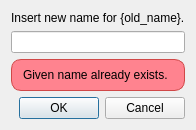
<?xml version="1.0" encoding="UTF-8"?>
<ui version="4.0">
 <class>Dialog</class>
 <widget class="QDialog" name="Dialog">
  <property name="geometry">
   <rect>
    <x>0</x>
    <y>0</y>
    <width>500</width>
    <height>170</height>
   </rect>
  </property>
  <property name="sizePolicy">
   <sizepolicy hsizetype="Preferred" vsizetype="Minimum">
    <horstretch>0</horstretch>
    <verstretch>0</verstretch>
   </sizepolicy>
  </property>
  <property name="minimumSize">
   <size>
    <width>500</width>
    <height>0</height>
   </size>
  </property>
  <property name="windowTitle">
   <string>New Name</string>
  </property>
  <layout class="QVBoxLayout" name="verticalLayout">
   <property name="sizeConstraint">
    <enum>QLayout::SetFixedSize</enum>
   </property>
   <item>
    <widget class="QLabel" name="label">
     <property name="sizePolicy">
      <sizepolicy hsizetype="Preferred" vsizetype="Preferred">
       <horstretch>0</horstretch>
       <verstretch>0</verstretch>
      </sizepolicy>
     </property>
     <property name="text">
      <string>Insert new name for {old_name}.</string>
     </property>
    </widget>
   </item>
   <item>
    <widget class="QLineEdit" name="name_edit">
     <property name="sizePolicy">
      <sizepolicy hsizetype="Expanding" vsizetype="Preferred">
       <horstretch>0</horstretch>
       <verstretch>0</verstretch>
      </sizepolicy>
     </property>
    </widget>
   </item>
   <item>
    <widget class="QLabel" name="file_exists_warning">
     <property name="sizePolicy">
      <sizepolicy hsizetype="Preferred" vsizetype="Preferred">
       <horstretch>0</horstretch>
       <verstretch>0</verstretch>
      </sizepolicy>
     </property>
     <property name="styleSheet">
      <string notr="true">background-color: rgb(255, 131, 143);
border: 1px solid rgb(208, 72, 72);
border-radius: 10px;
padding: 8px;</string>
     </property>
     <property name="text">
      <string>Given name already exists.</string>
     </property>
    </widget>
   </item>
   <item>
    <widget class="QDialogButtonBox" name="buttonBox">
     <property name="sizePolicy">
      <sizepolicy hsizetype="Expanding" vsizetype="Preferred">
       <horstretch>0</horstretch>
       <verstretch>0</verstretch>
      </sizepolicy>
     </property>
     <property name="orientation">
      <enum>Qt::Horizontal</enum>
     </property>
     <property name="standardButtons">
      <set>QDialogButtonBox::Cancel|QDialogButtonBox::Ok</set>
     </property>
    </widget>
   </item>
  </layout>
 </widget>
 <resources/>
 <connections>
  <connection>
   <sender>buttonBox</sender>
   <signal>accepted()</signal>
   <receiver>Dialog</receiver>
   <slot>accept()</slot>
   <hints>
    <hint type="sourcelabel">
     <x>248</x>
     <y>254</y>
    </hint>
    <hint type="destinationlabel">
     <x>157</x>
     <y>274</y>
    </hint>
   </hints>
  </connection>
  <connection>
   <sender>buttonBox</sender>
   <signal>rejected()</signal>
   <receiver>Dialog</receiver>
   <slot>reject()</slot>
   <hints>
    <hint type="sourcelabel">
     <x>316</x>
     <y>260</y>
    </hint>
    <hint type="destinationlabel">
     <x>286</x>
     <y>274</y>
    </hint>
   </hints>
  </connection>
 </connections>
</ui>
